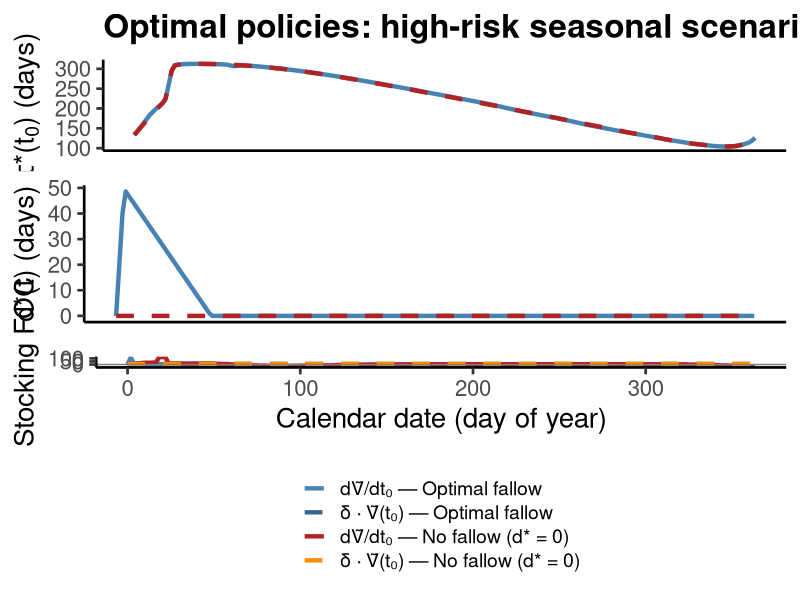
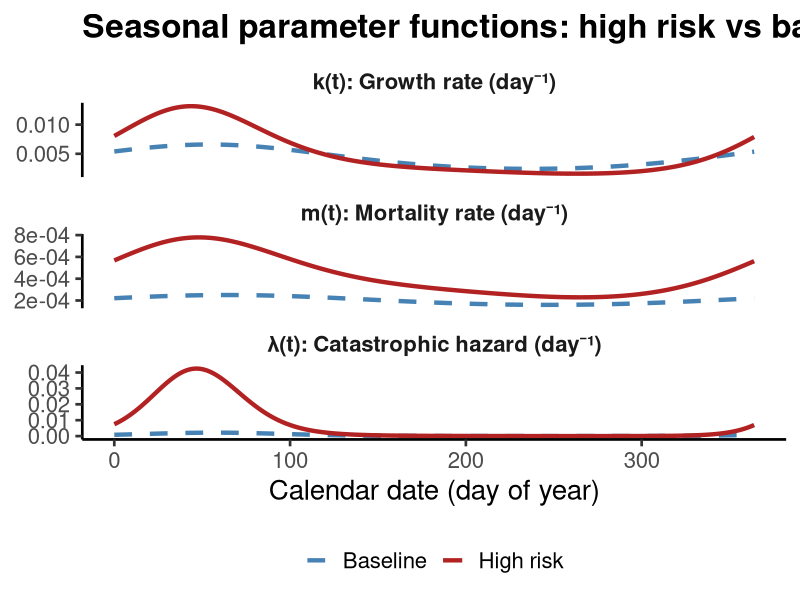
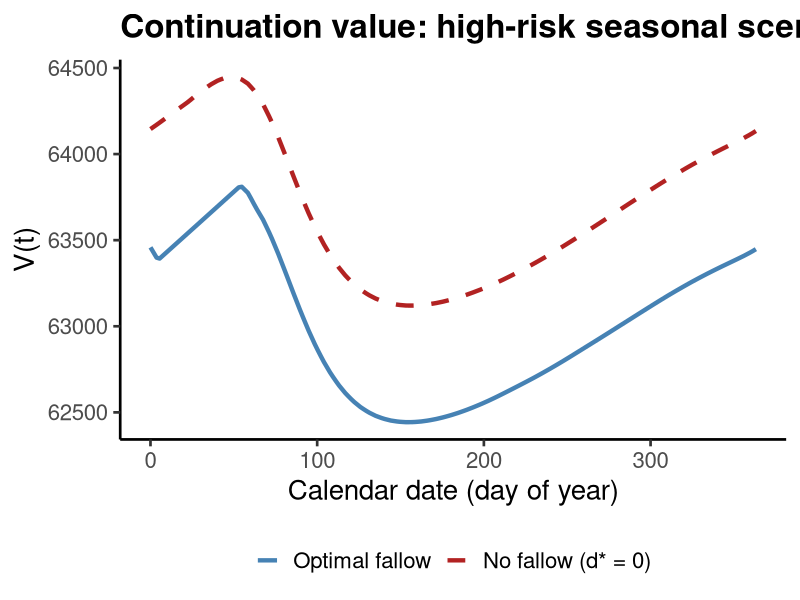

Generate these figures, in order, with R:
library(ggplot2)
library(tidyr)

# ── Read data ─────────────────────────────────────────────────────────────────
params <- read.csv("results/simulations/high_risk_seasonal_params.csv")
grid   <- read.csv("results/simulations/high_risk_seasonal_grid.csv")

outdir <- "results/figures"
dir.create(outdir, showWarnings = FALSE, recursive = TRUE)

# ── Fallow labels ────────────────────────────────────────────────────────────
grid$fallow_label <- factor(
  ifelse(grid$fallow == "optimal_fallow", "Optimal fallow", "No fallow (d* = 0)"),
  levels = c("Optimal fallow", "No fallow (d* = 0)")
)

# ══════════════════════════════════════════════════════════════════════════════
# Plot 1: Seasonal parameters — k(t), m(t), λ(t) with baseline overlay
# ══════════════════════════════════════════════════════════════════════════════

params_long <- data.frame(
  t = rep(params$t, 6),
  value = c(params$k, params$m, params$lambda,
            params$k_baseline, params$m_baseline, params$lambda_baseline),
  scenario = rep(c(rep("High risk", nrow(params) * 3),
                   rep("Baseline", nrow(params) * 3))),
  panel = factor(rep(
    rep(c("k(t): Growth rate (day\u207b\u00b9)",
          "m(t): Mortality rate (day\u207b\u00b9)",
          "\u03bb(t): Catastrophic hazard (day\u207b\u00b9)"),
        each = nrow(params)), 2),
    levels = c("k(t): Growth rate (day\u207b\u00b9)",
               "m(t): Mortality rate (day\u207b\u00b9)",
               "\u03bb(t): Catastrophic hazard (day\u207b\u00b9)"))
)

p1 <- ggplot(params_long, aes(x = t, y = value,
                               color = scenario, linetype = scenario)) +
  geom_line(linewidth = 1.5) +
  facet_wrap(~ panel, scales = "free_y", ncol = 1) +
  scale_color_manual(values = c(
    "High risk" = "firebrick",
    "Baseline" = "steelblue")) +
  scale_linetype_manual(values = c(
    "High risk" = "solid",
    "Baseline" = "dashed")) +
  labs(x = "Calendar date (day of year)",
       y = NULL,
       color = NULL, linetype = NULL,
       title = "Seasonal parameter functions: high risk vs baseline") +
  theme_classic(base_size = 20) +
  theme(
    legend.position = "bottom",
    legend.text = element_text(size = 16),
    strip.text = element_text(face = "bold", size = 16),
    strip.background = element_blank(),
    plot.title = element_text(face = "bold")
  )

ggsave(file.path(outdir, "high_risk_seasonal_params.png"), p1,
       width = 12, height = 14, dpi = 400)
cat("Saved high_risk_seasonal_params.png\n")

# ══════════════════════════════════════════════════════════════════════════════
# Plot 2: Continuation value V(t) — optimal fallow vs no fallow
# ══════════════════════════════════════════════════════════════════════════════

p2 <- ggplot(grid, aes(x = t, y = V, color = fallow_label,
                        linetype = fallow_label)) +
  geom_line(linewidth = 1.5) +
  scale_color_manual(values = c(
    "Optimal fallow" = "steelblue",
    "No fallow (d* = 0)" = "firebrick")) +
  scale_linetype_manual(values = c(
    "Optimal fallow" = "solid",
    "No fallow (d* = 0)" = "dashed")) +
  labs(x = "Calendar date (day of year)",
       y = "V(t)",
       color = NULL, linetype = NULL,
       title = "Continuation value: high-risk seasonal scenario") +
  theme_classic(base_size = 20) +
  theme(
    legend.position = "bottom",
    legend.text = element_text(size = 16),
    plot.title = element_text(face = "bold")
  )

ggsave(file.path(outdir, "high_risk_seasonal_V.png"), p2,
       width = 12, height = 8, dpi = 400)
cat("Saved high_risk_seasonal_V.png\n")

# ══════════════════════════════════════════════════════════════════════════════
# Plot 3: Optimal policies — τ*(t₀), d*(t), and stocking FOC
# ══════════════════════════════════════════════════════════════════════════════

if (!requireNamespace("gridExtra", quietly = TRUE)) {
  install.packages("gridExtra", repos = "https://cloud.r-project.org")
}
library(gridExtra)

fallow_colors <- c("Optimal fallow" = "steelblue",
                    "No fallow (d* = 0)" = "firebrick")
fallow_lines  <- c("Optimal fallow" = "solid",
                    "No fallow (d* = 0)" = "dashed")

# τ*(t₀) panel
p3_tau <- ggplot(grid, aes(x = t, y = tau_star, color = fallow_label,
                            linetype = fallow_label)) +
  geom_line(linewidth = 1.5) +
  scale_color_manual(values = fallow_colors) +
  scale_linetype_manual(values = fallow_lines) +
  labs(x = NULL,
       y = expression(paste(tau, "*(t"[0], ") (days)")),
       color = NULL, linetype = NULL,
       title = "Optimal policies: high-risk seasonal scenario") +
  theme_classic(base_size = 20) +
  theme(
    legend.position = "none",
    plot.title = element_text(face = "bold"),
    axis.text.x = element_blank(),
    axis.ticks.x = element_blank()
  )

# d*(t) panel
p3_d <- ggplot(grid, aes(x = t, y = d_star, color = fallow_label,
                          linetype = fallow_label)) +
  geom_line(linewidth = 1.5) +
  scale_color_manual(values = fallow_colors) +
  scale_linetype_manual(values = fallow_lines) +
  labs(x = NULL,
       y = "d*(t) (days)",
       color = NULL, linetype = NULL) +
  theme_classic(base_size = 20) +
  theme(
    legend.position = "none",
    axis.text.x = element_blank(),
    axis.ticks.x = element_blank()
  )

# Stocking FOC panel: Ṽ'(t₀) and δ·Ṽ(t₀) overlaid
foc_long <- data.frame(
  t = rep(grid$t, 2),
  value = c(grid$Vtilde_prime, grid$delta_Vtilde),
  component = factor(rep(
    c("d\u1e7c/dt\u2080", "\u03b4 \u00b7 \u1e7c(t\u2080)"),
    each = nrow(grid)),
    levels = c("d\u1e7c/dt\u2080", "\u03b4 \u00b7 \u1e7c(t\u2080)")),
  fallow = rep(grid$fallow_label, 2)
)
foc_long$group <- interaction(foc_long$component, foc_long$fallow, sep = " \u2014 ")

p3_foc <- ggplot(foc_long, aes(x = t, y = value, color = group, linetype = group)) +
  geom_line(linewidth = 1.5) +
  geom_hline(yintercept = 0, color = "grey50", linewidth = 0.5) +
  scale_color_manual(values = c(
    "d\u1e7c/dt\u2080 \u2014 Optimal fallow" = "steelblue",
    "\u03b4 \u00b7 \u1e7c(t\u2080) \u2014 Optimal fallow" = "steelblue4",
    "d\u1e7c/dt\u2080 \u2014 No fallow (d* = 0)" = "firebrick",
    "\u03b4 \u00b7 \u1e7c(t\u2080) \u2014 No fallow (d* = 0)" = "darkorange")) +
  scale_linetype_manual(values = c(
    "d\u1e7c/dt\u2080 \u2014 Optimal fallow" = "solid",
    "\u03b4 \u00b7 \u1e7c(t\u2080) \u2014 Optimal fallow" = "dashed",
    "d\u1e7c/dt\u2080 \u2014 No fallow (d* = 0)" = "solid",
    "\u03b4 \u00b7 \u1e7c(t\u2080) \u2014 No fallow (d* = 0)" = "dashed")) +
  labs(x = "Calendar date (day of year)",
       y = "Stocking FOC",
       color = NULL, linetype = NULL) +
  theme_classic(base_size = 20) +
  theme(
    legend.position = "bottom",
    legend.text = element_text(size = 14),
    legend.direction = "vertical"
  )

p3 <- grid.arrange(p3_tau, p3_d, p3_foc, ncol = 1, heights = c(0.8, 0.8, 1.2))

ggsave(file.path(outdir, "high_risk_seasonal_policies.png"), p3,
       width = 12, height = 16, dpi = 400)
cat("Saved high_risk_seasonal_policies.png\n")
